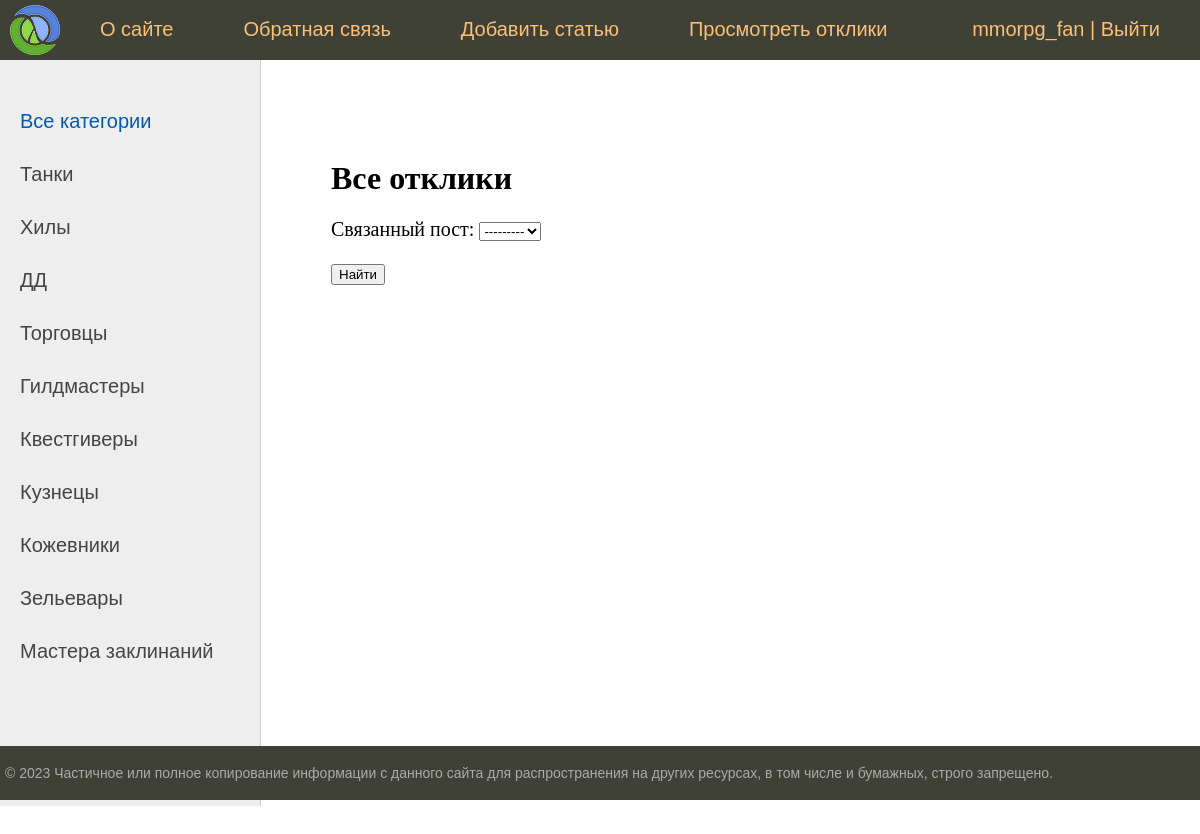
The page /messages/ (signed in) on the database as committed earlier.
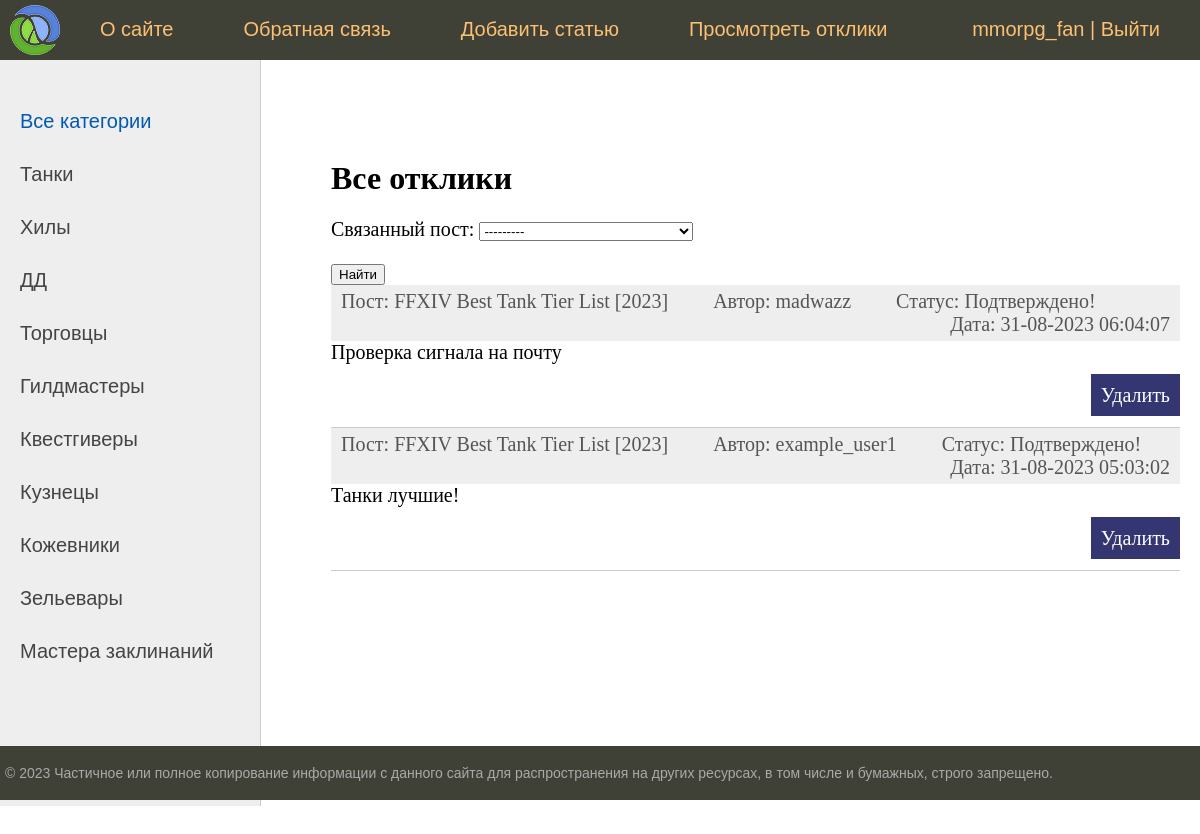
The same page on the database as committed later.
### bulletinboard/models.py (models this page shows, shortened)
class Category(models.Model):
    name = models.CharField(max_length=100, db_index=True, verbose_name='Категория')
    slug = models.SlugField(max_length=255, unique=True, db_index=True, verbose_name='URL')
    def get_absolute_url(self):
        return reverse('category', kwargs={'cat_slug': self.slug})
    class Meta:
        verbose_name = 'Категория'
        verbose_name_plural = 'Категории'
        ordering = ['id']

class Message(models.Model):
    post = models.ForeignKey(Post, on_delete=models.CASCADE, verbose_name='Связанный пост')
    author = models.ForeignKey(Author, on_delete=models.CASCADE, verbose_name='Автор')
    creation_time = models.DateTimeField(auto_now_add=True, verbose_name='Время создания')
    text = models.TextField(blank=False, verbose_name='Содержание')
    is_approved = models.BooleanField(default=False, verbose_name='Подтверждение')
    class Meta:
        verbose_name = 'Отклик'
        verbose_name_plural = 'Отклики'
        ordering = ['-creation_time']

class Post(models.Model):
    author = models.ForeignKey(Author, on_delete=models.CASCADE, verbose_name='Автор')
    category = models.ForeignKey('Category', models.CASCADE, verbose_name='Категория')
    creation_time = models.DateTimeField(auto_now_add=True, verbose_name='Время создания')
    title = models.CharField(max_length=255, blank=False, verbose_name='Заголовок')
    body = RichTextUploadingField(verbose_name='Содержание')
    def __str__(self):
        return self.title
    class Meta:
        verbose_name = 'Объявление'
        verbose_name_plural = 'Объявления'
        ordering = ['-creation_time', 'title']

class Author(models.Model):
    user = models.OneToOneField(User, on_delete=models.CASCADE)
    def __str__(self):
        return self.user.username
    class Meta:
        verbose_name = 'Автор'
        verbose_name_plural = 'Авторы'
        ordering = ['id']

### bulletinboard/views.py (the view)
# urls.py: path('messages/', ShowMessages.as_view(), name='messages'),
class ShowMessages(LoginRequiredMixin, DataMixin, ListView):
    model = Message
    template_name = 'bulletinboard/messages.html'
    context_object_name = 'messages'
    def get_queryset(self):
        author_instance, created = Author.objects.get_or_create(user=self.request.user)
        queryset = super().get_queryset()
        self.filterset = MessageFilter(self.request.GET, queryset, user=self.request.user)
        return self.filterset.qs.filter(post__author=author_instance)
    def get_context_data(self, *, object_list=None, **kwargs):
        context = super().get_context_data(**kwargs)
        c_def = self.get_user_context(title='Все полученные отклики', filterset=self.filterset)
        return context | c_def

### bulletinboard/templatetags/bulletinboard_tags.py (called while the page is built)
@register.inclusion_tag('bulletinboard/list_categories.html')
def show_categories(cat_selected=0):
    cats = Category.objects.all()
    return {'cats': cats, 'cat_selected': cat_selected}

### bulletinboard/utils.py (called while the page is built)
    def get_user_context(self, **kwargs):
        context = kwargs
        cats = Category.objects.annotate(Count('post'))
        user_menu = menu.copy()
        if not self.request.user.is_authenticated:
            user_menu.pop(2)
            user_menu.pop(2)
        context['menu'] = user_menu
        context['cats'] = cats
        if 'cat_selected' not in context:
            context['cat_selected'] = 0
        return context

### bulletinboard/templates/bulletinboard/messages.html (shortened to what this page needs)
{% extends 'bulletinboard/index.html' %}
{% block content %}
<h1>Все отклики</h1>
    <form action="" method="get">
        {{ filterset.form.as_p }}
        <input type="submit" value="Найти" />
    </form>
<ul class="list-articles">
	{% for m in messages %}
		<li><div class="article-panel">
			<p class="first">Пост: {{m.post.title|truncatewords:10}}&nbsp;&nbsp;&nbsp;&nbsp;&nbsp;&nbsp;&nbsp;&nbsp;
				Автор: {{m.author}}&nbsp;&nbsp;&nbsp;&nbsp;&nbsp;&nbsp;&nbsp;&nbsp;
				{% if m.is_approved %}
				Статус: Подтверждено!
				{% else %}
				Статус: Ожидает подтверждения...
				{% endif %}
					</p>
			<p class="last">Дата: {{m.creation_time|date:"d-m-Y H:i:s"}}</p>
		</div>
					{{m.text}}
			<p class="link-read-post"><a href="{% url 'message_delete' pk=m.id %}">Удалить</a></p>
			</li>
	{% endfor %}
</ul>
{% endblock %}

### bulletinboard/templates/bulletinboard/default.html (shortened to what this page needs)
{% load static %}
{% load bulletinboard_tags %}
<!DOCTYPE html>
<html>
<head>
	<link type="text/css" href="{% static 'bulletinboard/css/styles.css' %}" rel="stylesheet" />
</head>
<body>
<table class="table-page" border=0 cellpadding="0" cellspacing="0">
<tr><td valign=top>
{% block mainmenu %}
		<div class="header">
			<ul id="mainmenu" class="mainmenu">
			<li class="logo"><a href="{% url 'home' %}"><div class="logo"></div></a></li>
			{% for m in menu %}
						<li><a href="{% url m.url_name %}">{{m.title}}</a></li>
			{% endfor %}
				{% if request.user.is_authenticated %}
				<li class="last"> {{user.username}} | <a href="{% url 'logout' %}">Выйти</a></li>
				{% else %}
				<li class="last"><a href="{% url 'register' %}">Регистрация</a> | <a href="{% url 'login' %}">Войти</a></li>
				{% endif %}
			</ul>
		</div>
{% endblock mainmenu %}
<table class="table-content" border=0 cellpadding="0" cellspacing="0">
<tr>
	<td valign="top" class="left-chapters">
	<ul id="leftchapters">
		{% if cat_selected == 0 %}
		<li class="selected">Все категории</li>
		{% else %}
		<li><a href ="{% url 'home' %}">Все категории</a></li>
		{% endif %}
		{% show_categories cat_selected%}
	</ul>
</td>
<td valign="top" class="content">
	<div class="content-text">
{% block content %}
{% endblock %}
	</div>
</td></tr></table>
</td></tr>
<tr><td valign=top>
	<div id="footer">
		<p>&copy; 2023 Частичное или полное копирование информации с данного сайта для распространения на других ресурсах, в том числе и бумажных, строго запрещено.</p>
	</div>
</td></tr></table>
</body>
</html>

### bulletinboard/templates/bulletinboard/list_categories.html
{% for c in cats %}
    {% if c.pk == cat_selected %}
        <li class="selected">{{c.name}}</li>
    {% else %}
        <li><a href="{{ c.get_absolute_url }}">{{c.name}}</a></li>
    {% endif %}
{% endfor %}

Rows that differ between the two databases and show on the page:
added Message: post "FFXIV Best Tank Tier List [2023]", author "madwazz", is_approved "Статус: Подтверждено!", creation_time "31-08-2023 06:04:07", text "Проверка сигнала на почту"
added Message: post "FFXIV Best Tank Tier List [2023]", author "example_user1", is_approved "Статус: Подтверждено!", creation_time "31-08-2023 05:03:02", text "Танки лучшие!"
